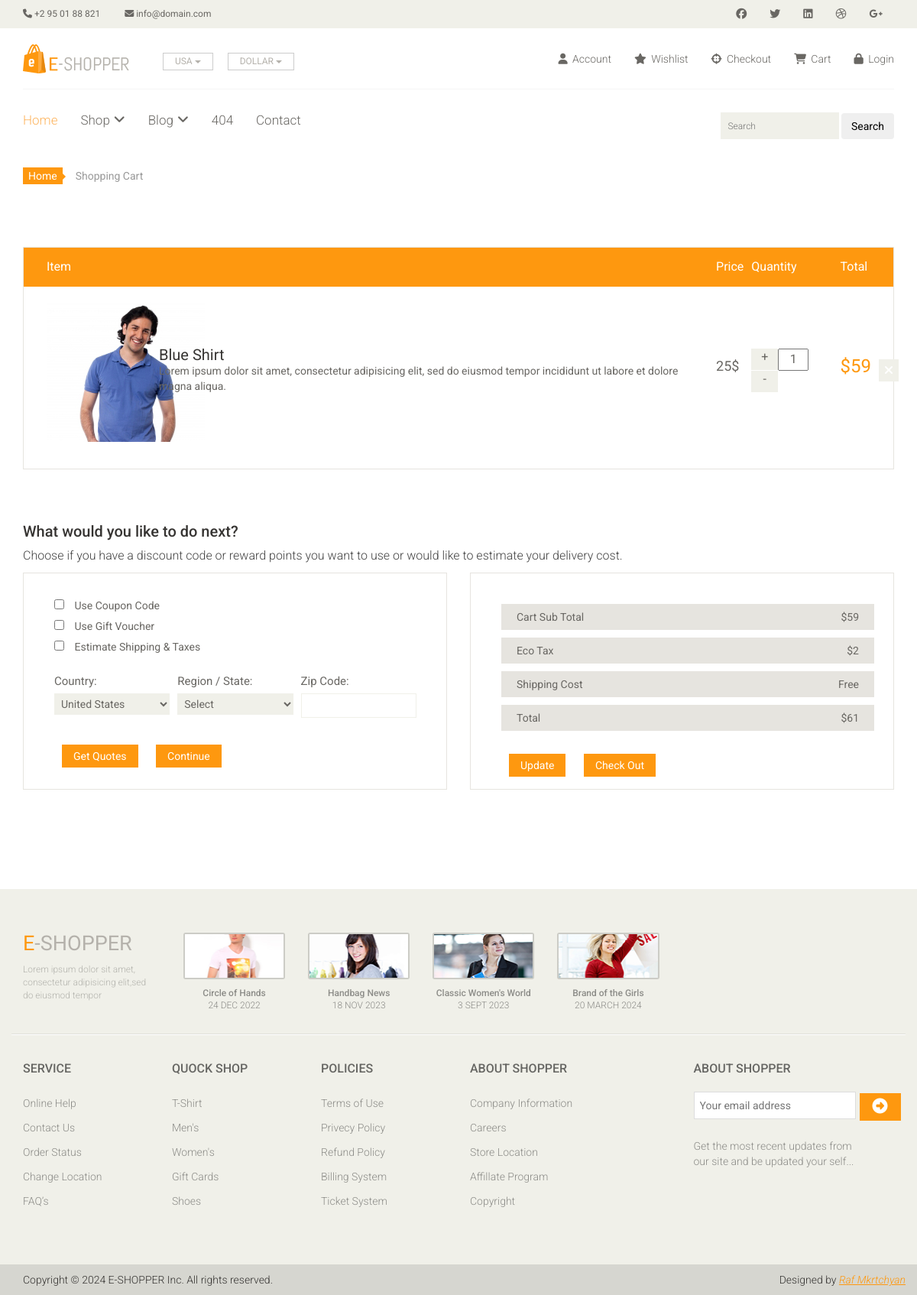
Page /cart/ on the committed database.
### main/models.py (models this page shows, shortened)
class Cart(models.Model):
    name = models.CharField('Cart name', max_length=50)
    img = models.ImageField('Cart img', upload_to='media')
    about = models.TextField('Cart about')
    price = models.IntegerField('Cart  price')
    class Meta:
        verbose_name = 'Cart'
        verbose_name_plural = 'Carts'

### main/views.py (the view)
# urls.py: path('cart/', CartListView.as_view(), name='cart'),
class CartListView(ListView):
    template_name = 'cart.html'
    def get(self, request):
        carts = Cart.objects.all()
        return render(request, self.template_name,{'carts':carts})

### main/templates/cart.html (shortened to what this page needs)
{% extends 'base.html' %}
{% block content %}
<section id="cart_items">
    <div class="container">
        <div class="breadcrumbs">
            <ol class="breadcrumb">
              <li><a href="#">Home</a></li>
              <li class="active">Shopping Cart</li>
            </ol>
        </div>
        <div class="table-responsive cart_info">
            <table class="table table-condensed">
                <thead>
                    <tr class="cart_menu">
                        <td class="image">Item</td>
                        <td class="description"></td>
                        <td class="price">Price</td>
                        <td class="quantity">Quantity</td>
                        <td class="total">Total</td>
                        <td></td>
                    </tr>
                </thead>
                <tbody>
                    {% for i in carts %}
                    <tr>
                        <td class="cart_product">
                            <a href=""><img src="{{ i.img.url }}" alt=""></a>
                        </td>
                        <td class="cart_description">
                            <h4><a href="">{{ i.name }}</a></h4>
                            <p>{{ i.about }}</p>
                        </td>
                        <td class="cart_price">
                            <p>{{ i.price }}$</p>
                        </td>
                        <td class="cart_quantity">
                            <div class="cart_quantity_button">
                                <a class="cart_quantity_up" href=""> + </a>
                                <input class="cart_quantity_input" type="text" name="quantity" value="1" autocomplete="off" size="2">
                                <a class="cart_quantity_down" href=""> - </a>
                            </div>
                        </td>
                        <td class="cart_total">
                            <p class="cart_total_price">$59</p>
                        </td>
                        <td class="cart_delete">
                            <a class="cart_quantity_delete" href=""><i class="fa fa-times"></i></a>
                        </td>
                    </tr>
                    {% endfor %}
                </tbody>
            </table>
        </div>
    </div>
</section>
<section id="do_action">
    <div class="container">
        <div class="heading">
            <h3>What would you like to do next?</h3>
            <p>Choose if you have a discount code or reward points you want to use or would like to estimate your delivery cost.</p>
        </div>
        <div class="row">
            <div class="col-sm-6">
                <div class="chose_area">
                    <ul class="user_option">
                        <li>
                            <input type="checkbox">
                            <label>Use Coupon Code</label>
                        </li>
                        <li>
                            <input type="checkbox">
                            <label>Use Gift Voucher</label>
                        </li>
                        <li>
                            <input type="checkbox">
                            <label>Estimate Shipping & Taxes</label>
                        </li>
                    </ul>
                    <ul class="user_info">
                        <li class="single_field">
                            <label>Country:</label>
                            <select>
                                <option>United States</option>
                            </select>
                        </li>
                        <li class="single_field">
                            <label>Region / State:</label>
                            <select>
                                <option>Select</option>
                            </select>
                        </li>
                        <li class="single_field zip-field">
                            <label>Zip Code:</label>
                            <input type="text">
                        </li>
                    </ul>
                    <a class="btn btn-default update" href="">Get Quotes</a>
                    <a class="btn btn-default check_out" href="">Continue</a>
                </div>
            </div>
            <div class="col-sm-6">
                <div class="total_area">
                    <ul>
                        <li>Cart Sub Total <span>$59</span></li>
                        <li>Eco Tax <span>$2</span></li>
                        <li>Shipping Cost <span>Free</span></li>
                        <li>Total <span>$61</span></li>
                    </ul>
                        <a class="btn btn-default update" href="">Update</a>
                        <a class="btn btn-default check_out" href="">Check Out</a>
                </div>
            </div>
        </div>
    </div>
</section>
{% endblock %}

### main/static/css/main.css (style rules this page uses)
body { font-family: 'Roboto', sans-serif; background:; position: relative; font-weight:400px; }
ul li { list-style: none; }
a { -webkit-transition: 300ms; -moz-transition: 300ms; -o-transition: 300ms; transition: 300ms; }
h1, h2, h3, h4, h5, h6 { font-family: 'Roboto', sans-serif; }
#do_action { margin-bottom: 50px; }
.breadcrumbs { position: relative; }
.breadcrumbs .breadcrumb { background:transparent; margin-bottom: 75px; padding-left: 0; }
.breadcrumbs .breadcrumb li a { background:#FE980F; color: #FFFFFF; padding: 3px 7px; }
.breadcrumbs .breadcrumb li a:after { content:""; height:auto; width: auto; border-width: 8px; border-style: solid; border-color:transparent transparent transparent #FE980F; position: absolute; top: 11px; left:48px; }
.breadcrumbs .breadcrumb > li + li:before { content: " "; }
#cart_items .cart_info { border: 1px solid #E6E4DF; margin-bottom: 50px }
#cart_items .cart_info .cart_menu { background: #FE980F; color: #fff; font-size: 16px; font-family: 'Roboto', sans-serif; font-weight: normal; }
#cart_items .cart_info .table.table-condensed thead tr { height: 51px; }
#cart_items .cart_info .table.table-condensed tr { border-bottom: 1px solid#F7F7F0 }
#cart_items .cart_info .table.table-condensed tr:last-child { border-bottom: 0 }
.cart_info table tr td { border-top: 0 none; vertical-align: inherit; }
#cart_items .cart_info .image { padding-left: 30px; }
#cart_items .cart_info .cart_description h4 { margin-bottom: 0 }
#cart_items .cart_info .cart_description h4 a { color: #363432; font-family: 'Roboto',sans-serif; font-size: 20px; font-weight: normal; }
#cart_items .cart_info .cart_description p { color:#696763 }
#cart_items .cart_info .cart_price p { color:#696763; font-size: 18px }
#cart_items .cart_info .cart_total_price { color: #FE980F; font-size: 24px; }
.cart_product { display: block; margin: 15px -70px 10px 25px; }
.cart_quantity_button a { background:#F0F0E9; color: #696763; display: inline-block; font-size: 16px; height: 28px; overflow: hidden; text-align: center; width: 35px; float: left; }
.cart_quantity_input { color: #696763; float: left; font-size: 16px; text-align: center; font-family: 'Roboto',sans-serif; }
.cart_delete { display: block; margin-right: -12px; overflow: hidden; }
.cart_delete a { background:#F0F0E9; color: #FFFFFF; padding: 5px 7px; font-size: 16px }
.heading h3 { color: #363432; font-size: 20px; font-family: 'Roboto', sans-serif; }
.heading p { color: #434343; font-size: 16px; font-weight: 300; }
#do_action .total_area { padding-bottom: 18px !important; }
#do_action .total_area, #do_action .chose_area { border: 1px solid #E6E4DF; color: #696763; padding: 30px 25px 30px 0; margin-bottom: 80px; }
.total_area span { float: right; }
.total_area ul li { background:#E6E4DF; color: #696763; margin-top: 10px; padding: 7px 20px; }
.user_option label { color: #696763; font-weight: normal; margin-left: 10px; }
.user_info { display: block; margin-bottom: 15px; margin-top: 20px; overflow: hidden; }
.user_info label { color: #696763; display: block; font-size: 15px; font-weight: normal; }
.user_info .single_field { width: 31% }
.user_info .single_field.zip-field input { background: transparent; border: 1px solid#F0F0E9 }
.user_info > li { float: left; margin-right: 10px }
.user_info input, select, textarea { background: #F0F0E9; border:0; color: #696763; padding: 5px; width: 100%; border-radius: 0; resize: none }
.chose_area .update { margin-left: 40px; }
.update, .check_out { background: #FE980F; border-radius: 0; color: #FFFFFF; margin-top: 18px; border: none; padding: 5px 15px; }
.update { margin-left: 40px; }
.check_out { margin-left: 20px }

### main/templates/base.html (style rules this page uses)
.btn-default { position: relative; left: 10px; top: 1.8px; }

### rows in the picture
Cart: img (picture), name "Blue Shirt", about "Lorem ipsum dolor sit amet, consectetur adipisicing elit, sed do eiusmod tempor incididunt ut labore et dolore magna aliqua.", price "25"
